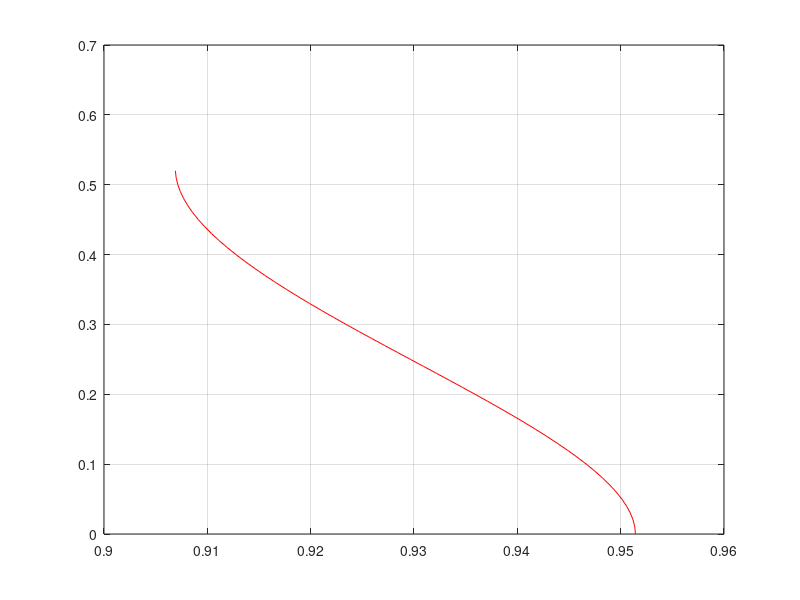

The MATLAB source for this figure:
clear all
alpha = 0:0.01:0.5236;
temp1 = sqrt(3);
temp2 = pi/6;
tempangle = temp2-alpha;
item1 = alpha./cos(tempangle);
item2 = log(tan(temp2 + alpha./2));
MR1 = temp1*(item1 - item2);
plot(MR1,alpha,'r')
grid on